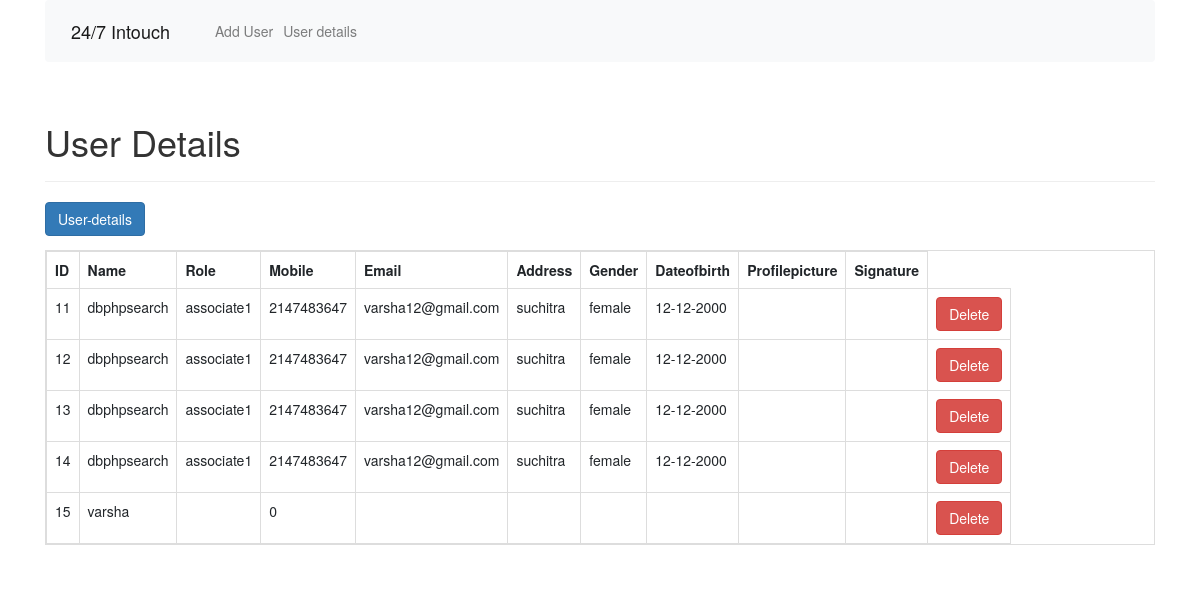
The app's page /management/admins/details1.php with its own data.
### tables this page shows
CREATE TABLE `details` (
  `id` int(255) NOT NULL,
  `name` varchar(255) NOT NULL,
  `role` varchar(255) NOT NULL,
  `mobile` int(255) NOT NULL,
  `email` varchar(255) NOT NULL,
  `address` varchar(255) NOT NULL,
  `gender` varchar(255) NOT NULL,
  `dateofbirth` varchar(255) NOT NULL,
  `profilepicture` varchar(255) NOT NULL,
  `signature` varchar(255) NOT NULL
);

### management/admins/details1.php (the view, shortened to what this page needs)
<?php
  require_once 'header.php';
?>
<!DOCTYPE html>
<html>
<head>
	  <link rel="stylesheet" href="https://maxcdn.bootstrapcdn.com/bootstrap/3.3.7/css/bootstrap.min.css" />
</head>
<body>
	<div class="container">
        <div class="page-header">
            <h1>User Details</h1>
        </div>
        <?php
        include 'connection.php';
	$query = "SELECT id, name, role, mobile, email, address, gender, dateofbirth, profilepicture, signature  FROM details ORDER BY id ASC";
	$stmt = $conn->prepare($query);
	$stmt->execute();
	$num = $stmt->rowCount();
	echo "<a href='admin-user.php' class='btn btn-primary m-b-1em'>User-details</a>";
	if($num>0){
    echo "<table class='table table-hover table-responsive table-bordered'>";
 	echo "<tr>";
        echo "<th>ID</th>";
        echo "<th>Name</th>";
        echo "<th>Role</th>";
        echo "<th>Mobile</th>";
        echo "<th>Email</th>";
        echo "<th>Address</th>";
        echo "<th>Gender</th>";
        echo "<th>Dateofbirth</th>";
        echo "<th>Profilepicture</th>";
        echo "<th>Signature</th>";
    	echo "</tr>";
    	while ($row = $stmt->fetch(PDO::FETCH_ASSOC)){
                extract($row);
    	echo "<tr>";
        echo "<td>{$id}</td>";
        echo "<td>{$name}</td>";
        echo "<td>{$role}</td>";
        echo "<td>{$mobile}</td>";
        echo "<td>{$email}</td>";
        echo "<td>{$address}</td>";
        echo "<td>{$gender}</td>";
        echo "<td>{$dateofbirth}</td>";
        echo "<td>{$profilepicture}</td>";
        echo "<td>{$signature}</td>";
        echo "<td>";
                echo "<a href='#' onclick='delete_user({$id});'  class='btn btn-danger'>Delete</a>";
        echo "</td>";
    echo "</tr>";
}
echo "</table>";
}
else{
    echo "<div class='alert alert-danger'>No Users found.</div>";
}
?>
</div>
</body>
</html>

### management/admins/header.php (shortened to what this page needs)
<!DOCTYPE html>
<html>
<head>
<link rel="stylesheet" href="https://cdn.jsdelivr.net/npm/bootstrap@4.6.1/dist/css/bootstrap.min.css">
</head>
<body>
<div class="container">
<nav class="navbar navbar-expand-lg navbar-light bg-light">
  <div class="container-fluid">
    <a class="navbar-brand" href="#">24/7 Intouch</a>
    <div class="collapse navbar-collapse" id="navbarNav">
      <ul class="navbar-nav">
        <li class="nav-item">
          <a class="nav-link" href="add-employee.php">Add User</a>
        </li>
        <li class="nav-item">
          <a class="nav-link" href="details1.php">User details</a>
        </li>
      </ul>
    </div>
  </div>
</nav>
</div>
</body>
</html>

### management/admins/details1.php (style rules this page uses)
.m-b-1em { margin-bottom:1em; }

### records on screen
details: id "11", name "dbphpsearch", role "associate1", mobile "2147483647", email "varsha12@gmail.com", address "suchitra", gender "female", dateofbirth "12-12-2000"
details: id "12", name "dbphpsearch", role "associate1", mobile "2147483647", email "varsha12@gmail.com", address "suchitra", gender "female", dateofbirth "12-12-2000"
details: id "13", name "dbphpsearch", role "associate1", mobile "2147483647", email "varsha12@gmail.com", address "suchitra", gender "female", dateofbirth "12-12-2000"
details: id "14", name "dbphpsearch", role "associate1", mobile "2147483647", email "varsha12@gmail.com", address "suchitra", gender "female", dateofbirth "12-12-2000"
details: id "15", name "varsha", mobile "0"
